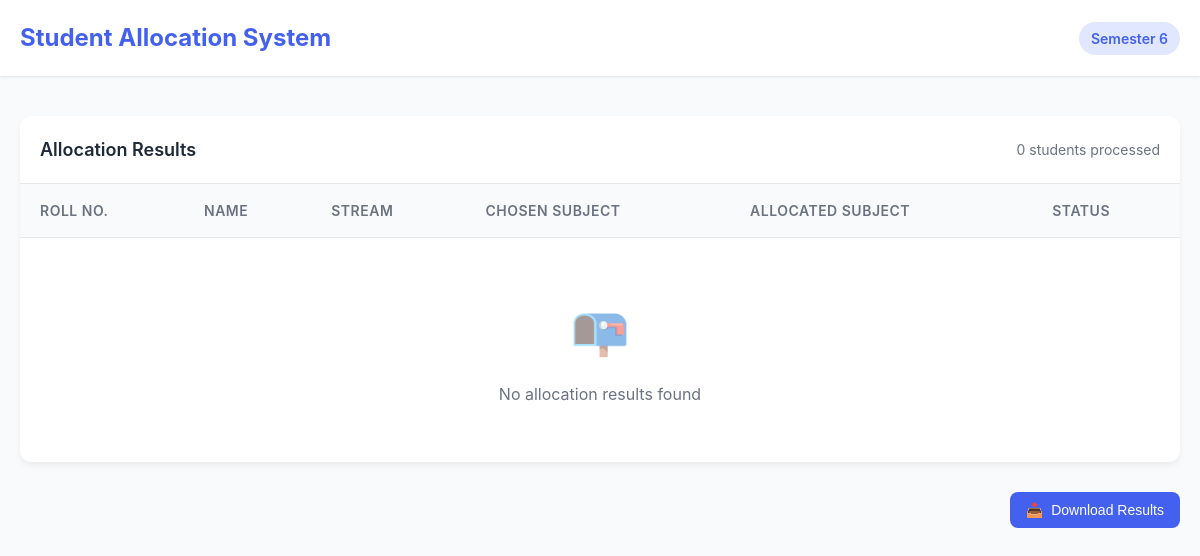
The app's page /core/admin/allocation-results/6/ (signed in), older data.
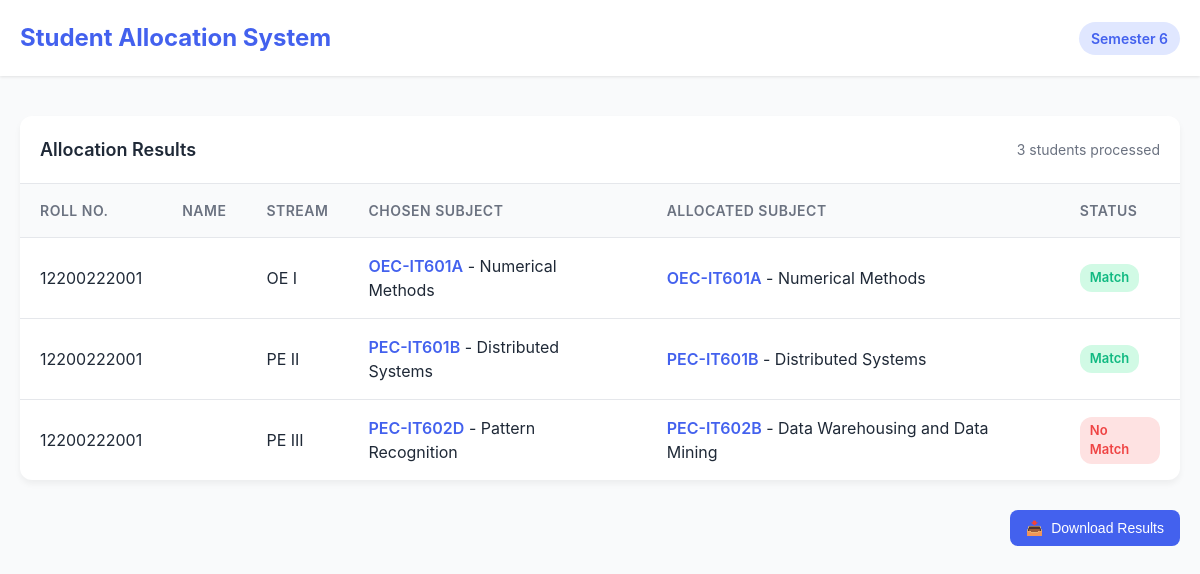
The same page, newer data.
### core/models.py (models this page shows, shortened)
class AllocationResult(models.Model):
    semester = models.CharField(
        max_length=10,
        help_text=_("Semester for which the allocation is made.")
    )
    student = models.ForeignKey(
        'Student',
        on_delete=models.CASCADE,
        related_name='allocation_results',
        help_text=_("Student for whom the allocation is made.")
    )
    stream = models.CharField(
        max_length=50,
        help_text=_("Elective group or stream (e.g., Professional Elective VI).")
    )
    chosen_subject = models.ForeignKey(
        'Subject',
        on_delete=models.SET_NULL,
        null=True,
        blank=True,
        related_name='chosen_in_allocations',
        help_text=_("Subject chosen by the student for this stream.")
    )
    allocated_subject = models.ForeignKey(
        'Subject',
        on_delete=models.SET_NULL,
        null=True,
        blank=True,
        related_name='allocated_in_allocations',
        help_text=_("Subject allocated to the student for this stream.")
    )
    is_match = models.BooleanField(
        help_text=_("Indicates if the chosen and allocated subjects match.")
    )
    class Meta:
        unique_together = ('semester', 'student', 'stream')
        verbose_name = _("Allocation Result")
        verbose_name_plural = _("Allocation Results")

class Student(models.Model):
    user = models.OneToOneField(
        settings.AUTH_USER_MODEL,
        on_delete=models.CASCADE,
        related_name='student',
        help_text=_("Associated user account.")
    )
    plain_password = models.CharField(
        max_length=128,
        blank=True,
        help_text=_("Plain-text password for initial login (temporary storage).")
    )
    roll = models.CharField(
        max_length=20,
        blank=True,
        unique=False,
        null=True,
        help_text=_("Student's roll number, if assigned.")
    )
    department = models.CharField(
        max_length=50,
        choices=[
            ('CS', 'Computer Science'),
            ('IT', 'Information Technology'),
            ('ECE', 'Electronics and Communication'),
        ],
        blank=True,
        help_text=_("Student's department.")
    )
    semester = models.CharField(
        max_length=10,
        choices=[(str(i), f'Semester {i}') for i in range(1, 9)],
        blank=True,
        help_text=_("Current semester of the student.")
    )
    year = models.IntegerField(
        null=True,
        blank=True,
        help_text=_("Academic year (e.g., 2023).")
    )
    first_login_info_submitted = models.BooleanField(
        default=False,
        help_text=_("Indicates if the student has submitted initial info (department, semester).")
    )
    date_created = models.DateTimeField(
        default=timezone.now,
        help_text=_("Timestamp when the student record was created.")
    )
    elective_finalized = models.BooleanField(
        default=False,
        help_text=_("If True, the student's electives are finalized.")
    )
    class Meta:
        verbose_name = _("Student")
        verbose_name_plural = _("Students")

class Subject(models.Model):
    name = models.CharField(
        max_length=255,
        help_text=_("Name of the subject (e.g., Database Management Systems).")
    )
    code = models.CharField(
        max_length=20,
        unique=True,
        blank=True,
        help_text=_("Subject code (e.g., PCC-CS601).")
    )
    semester = models.IntegerField(
        help_text=_("Semester in which the subject is offered (1-8).")
    )
    stream = models.CharField(
        max_length=50,
        help_text=_("Stream or category (e.g., Core CS, PE Group 1, OE I).")
    )
    is_elective = models.BooleanField(
        default=False,
        help_text=_("Indicates if the subject is an elective.")
    )
    class Meta:
        verbose_name = _("Subject")
        verbose_name_plural = _("Subjects")

### core/views.py (the view)
# urls.py: path('admin/allocation-results/<str:semester>/', views.allocation_results, name='allocation_results'),
@login_required
def allocation_results(request, semester):
    if not request.user.is_staff:
        return redirect('student_dashboard')
    results = AllocationResult.objects.filter(semester=semester).select_related('student', 'allocated_subject').order_by('student__roll', 'stream')
    return render(request, 'core/allocation_results.html', {'results': results, 'semester': semester})

### core/templates/core/allocation_results.html (shortened to what this page needs)
<!DOCTYPE html>
<html lang="en">
<head>
</head>
<body>
    <header>
        <div class="header-content">
            <h1>Student Allocation System</h1>
            <div class="semester-badge">Semester {{ semester }}</div>
        </div>
    </header>
    <div class="container">
        <div class="card">
            <div class="card-header">
                <h2 class="card-title">Allocation Results</h2>
                <div class="results-count">{{ results|length }} students processed</div>
            </div>
            <table>
                <thead>
                    <tr>
                        <th>Roll No.</th>
                        <th>Name</th>
                        <th>Stream</th>
                        <th>Chosen Subject</th>
                        <th>Allocated Subject</th>
                        <th>Status</th>
                    </tr>
                </thead>
                <tbody>
                    {% for result in results %}
                    <tr>
                        <td>{{ result.student.roll }}</td>
                        <td>{{ result.student.user.get_full_name }}</td>
                        <td>{{ result.stream }}</td>
                        <td>
                            {% if result.chosen_subject %}
                                <span class="subject-code">{{ result.chosen_subject.code }}</span> - {{ result.chosen_subject.name }}
                            {% else %}
                                <span class="not-chosen">Not chosen</span>
                            {% endif %}
                        </td>
                        <td>
                            <span class="subject-code">{{ result.allocated_subject.code }}</span> - {{ result.allocated_subject.name }}
                        </td>
                        <td>
                            <span class="match-badge {% if result.is_match %}match-yes{% else %}match-no{% endif %}">
                                {{ result.is_match|yesno:"Match,No Match" }}
                            </span>
                        </td>
                    </tr>
                    {% empty %}
                    <tr>
                        <td colspan="6">
                            <div class="empty-state">
                                <div class="empty-icon">📭</div>
                                <div class="empty-text">No allocation results found</div>
                            </div>
                        </td>
                    </tr>
                    {% endfor %}
                </tbody>
            </table>
        </div>
        <div class="actions">
            <button class="btn btn-primary">
                <span class="btn-icon">📥</span>
                Download Results
            </button>
        </div>
    </div>
</body>
</html>

### core/templates/core/allocation_results.html (style rules this page uses)
:root { --primary: #4361ee; --primary-light: #e0e7ff; --success: #10b981; --success-light: #d1fae5; --danger: #ef4444; --danger-light: #fee2e2; --warning: #f59e0b; --warning-light: #fef3c7; --text-main: #1f2937; --text-secondary: #6b7280; --bg-light: #f9fafb; --border: #e5e7eb; }
body { font-family: 'Inter', -apple-system, BlinkMacSystemFont, sans-serif; line-height: 1.5; color: var(--text-main); padding: 0; margin: 0; background-color: var(--bg-light); }
.container { max-width: 1200px; margin: 40px auto; padding: 0 20px; }
header { background-color: white; padding: 20px 0; box-shadow: 0 1px 3px rgba(0,0,0,0.1); margin-bottom: 30px; }
.header-content { max-width: 1200px; margin: 0 auto; padding: 0 20px; display: flex; justify-content: space-between; align-items: center; }
h1 { color: var(--primary); font-size: 24px; font-weight: 700; margin: 0; }
.semester-badge { background-color: var(--primary-light); color: var(--primary); padding: 6px 12px; border-radius: 20px; font-size: 14px; font-weight: 600; }
.card { background-color: white; border-radius: 12px; box-shadow: 0 4px 6px rgba(0,0,0,0.05); overflow: hidden; margin-bottom: 30px; }
.card-header { padding: 20px; border-bottom: 1px solid var(--border); display: flex; justify-content: space-between; align-items: center; }
.card-title { font-size: 18px; font-weight: 600; margin: 0; }
.results-count { color: var(--text-secondary); font-size: 14px; }
table { width: 100%; border-collapse: collapse; }
th { background-color: var(--bg-light); text-align: left; padding: 16px 20px; font-weight: 600; color: var(--text-secondary); font-size: 14px; text-transform: uppercase; letter-spacing: 0.5px; border-bottom: 1px solid var(--border); }
td { padding: 16px 20px; border-bottom: 1px solid var(--border); vertical-align: middle; }
tr:last-child td { border-bottom: none; }
.match-badge { display: inline-block; padding: 4px 10px; border-radius: 12px; font-size: 13px; font-weight: 600; }
.match-yes { background-color: var(--success-light); color: var(--success); }
.match-no { background-color: var(--danger-light); color: var(--danger); }
.subject-code { font-weight: 600; color: var(--primary); }
.actions { display: flex; justify-content: flex-end; margin-top: 20px; }
.btn { padding: 10px 16px; border-radius: 8px; font-weight: 500; font-size: 14px; cursor: pointer; display: inline-flex; align-items: center; border: none; transition: all 0.2s; }
.btn-primary { background-color: var(--primary); color: white; }
.btn-icon { margin-right: 8px; }

Row changes from the older to the newer data that the page shows:
added AllocationResult: student.roll "12200222001", stream "OE I", chosen_subject.code "OEC-IT601A", chosen_subject.name "Numerical Methods", allocated_subject.code "OEC-IT601A", allocated_subject.name "Numerical Methods", is_match "Match"
added AllocationResult: student.roll "12200222001", stream "PE II", chosen_subject.code "PEC-IT601B", chosen_subject.name "Distributed Systems", allocated_subject.code "PEC-IT601B", allocated_subject.name "Distributed Systems", is_match "Match"
added AllocationResult: student.roll "12200222001", stream "PE III", chosen_subject.code "PEC-IT602D", chosen_subject.name "Pattern Recognition", allocated_subject.code "PEC-IT602B", allocated_subject.name "Data Warehousing and Data Mining", is_match "No Match"
Text that changed along with them:
{{ results|length }}: "0" → "3"
text no longer shown: "📭 No allocation results found"
